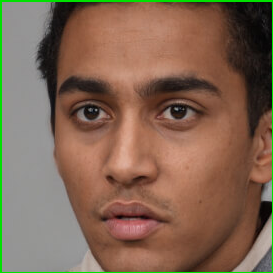
#> input picture faces.png, 273 x 273 px
$ python face-detector.py
#> lines starting #> are read from the running program, lines starting #| are printed output that depends on the picture; after the words box and inside, x2 and y2 are one past the last pixel; in counts of white or black regions, pixels touching at a corner belong together
import cv2
faces_cascade=cv2.CascadeClassifier("haarcascade_frontalface_default.xml")
eye_cascade=cv2.CascadeClassifier("haarcascade_eye.xml")
smile_cascade=cv2.CascadeClassifier("haarcascade_smile.xml")
photo_name=input("tell us the name of photo: ")
#> the answer given: faces.png
img=cv2.imread(photo_name)
#> img is the input picture: shape (273, 273, 3); mean B, G, R 83.1, 102.3, 129.4
imgGray=cv2.cvtColor(img,cv2.COLOR_BGR2GRAY)
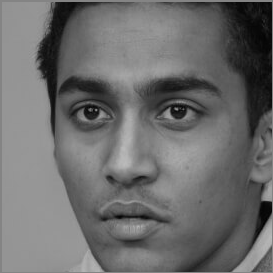
#> imgGray: shape (273, 273); min 1, max 187, mean 108.2

faces=faces_cascade.detectMultiScale(img,1.5,5)
#> faces = [[38, 43, 182, 182]]
#eyes=eye_cascade.detectMultiScale(imgGray,1.5,2)
#smiles=smile_cascade.detectMultiScale(imgGray,1.5,2)
for x,y,w,z in faces[:]:
    cv2.rectangle(img,(x,y),(x+w,y+z),(0,225,0),2)
    saved_faced=img[y:y+z,x:x+w]
    face_name="faces.png"
    cv2.imwrite(face_name,saved_faced)
#> this loop made 1 pass
#> pass 1, `saved_faced=img[y:y+z,x:x+w]`:
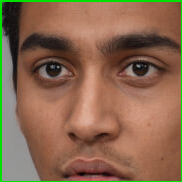
#> saved_faced: shape (182, 182, 3); mean B, G, R 78.8, 103.9, 137
#> after the loop:
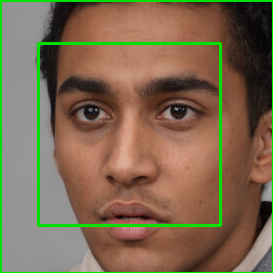
#> img: shape (273, 273, 3); 2.93% of pixels changed, all inside (x1, y1, x2, y2) = (37, 42, 222, 227)

# while True:
#     imgvid=cap
# #for x,y,w,z in eyes[:]:
# #    cv2.rectangle(img,(x,y),(x+w,y+z),(0,225,0),2)
#     #saved_faced=imgGray[y:y+z,x:x+w]
#     #face_name="eyes.png"
#     #cv2.imwrite(face_name,saved_faced)

# #for x,y,w,z in smiles[:]:
# #    cv2.rectangle(img,(x,y),(x+w,y+z),(0,225,0),2)
#     #saved_faced=imgGray[y:y+z,x:x+w]
#     #face_name="smile.png"
#     #cv2.imwrite(face_name,saved_faced)
cv2.imshow("face detector",img)


cv2.waitKey(0)

$ run again, with face.jpeg saved as faces.png
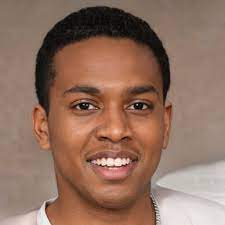
#> input picture face.jpeg, 225 x 225 px
#> img is the input picture: shape (225, 225, 3); mean B, G, R 96.2, 112.1, 145
#> faces = [[50, 57, 122, 122], [20, 31, 182, 182]]
#> the loop `for x,y,w,z in faces[:]:` made 2 passes
#> pass 1, `saved_faced=img[y:y+z,x:x+w]`:
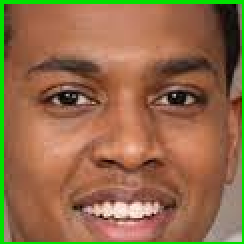
#> saved_faced: shape (122, 122, 3) (shown 2 times larger); mean B, G, R 74, 107.7, 147.5
#> after the loop `for x,y,w,z in faces[:]:`:
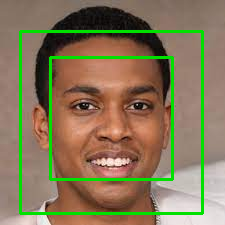
#> img: shape (225, 225, 3); 7.19% of pixels changed, all inside (x1, y1, x2, y2) = (19, 30, 204, 215)

$ run again, with face2.jpeg saved as faces.png
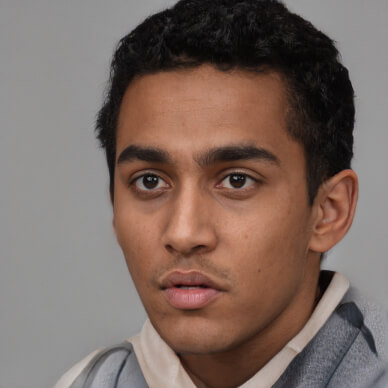
#> input picture face2.jpeg, 388 x 388 px
#> img is the input picture: shape (388, 388, 3); mean B, G, R 98.1, 105.8, 124.1
#> `imgGray=cv2.cvtColor(img,cv2.COLOR_BGR2GRAY)`:
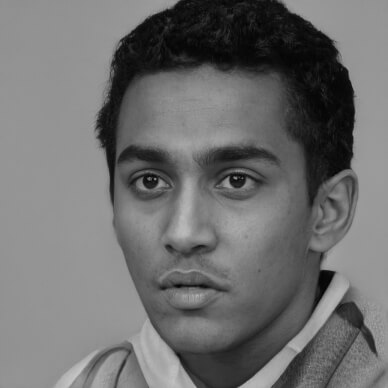
#> imgGray: shape (388, 388); min 1, max 201, mean 110.4
#> faces = [[59, 69, 273, 273]]
#> the loop `for x,y,w,z in faces[:]:` made 1 pass
#> after the loop `for x,y,w,z in faces[:]:`:
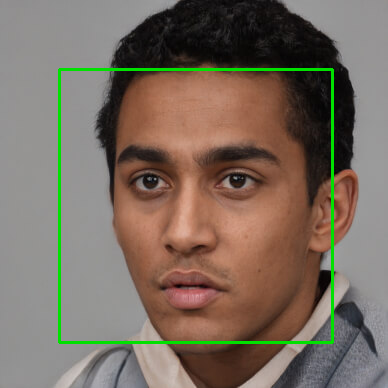
#> img: shape (388, 388, 3); 2.17% of pixels changed, all inside (x1, y1, x2, y2) = (58, 68, 334, 344)
